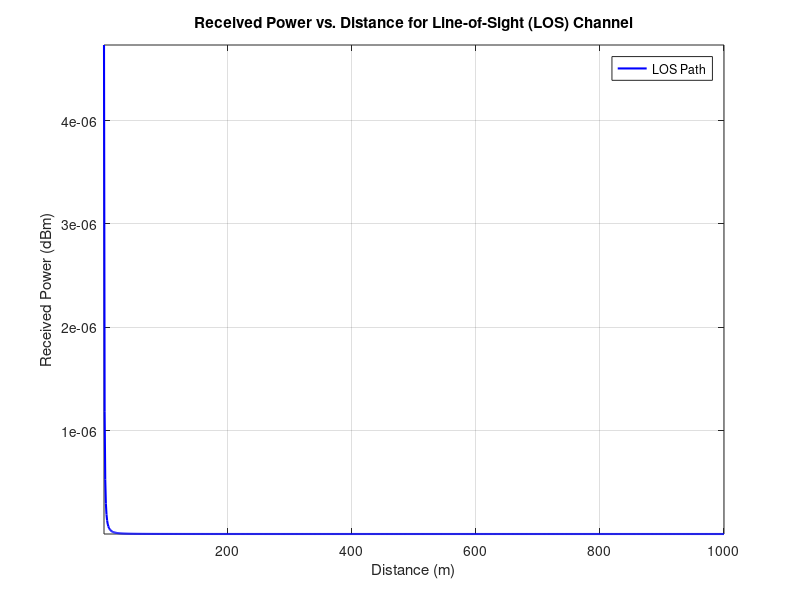

This figure's MATLAB source:
%% Step 1 - Theoretical preliminaries
clear; clc; close all;
fc = 5.9e9;         % Carrier frequency in Hz
c = 3e8;            % Speed of light in m/s
B_RF = 100e6;       % RF bandwidth in Hz
P_TX = 0.1;         % Transmit power in Watts
G_TX = 1.7;         % Transmit antenna gain
G_RX = 1.7;         % Receive antenna gain
eps_r = 1;          % Relative permittivity of the  buildgins
l_area = 5;         % length of the local areas in meters
lamda = c/fc;       % Wavelength in meters
Z_0 = 377;          % Impedance of free space in Ohms
he = lamda/pi;      % Transversal effective height in the horizontal plane (tetha=pi/2) in meters
beta = 2*pi*fc/c;   % Wave number in rad/m

%% Step 2 - LOS channel
d1 = 1:1:1000;      % Distance vector LOS channel
P_RX = P_TX * G_TX * G_RX .* (lamda ./ (4 * pi .* d1)).^2; % Friis' formula
P_RX_dBm = 10 * log10(P_RX / 1e-3);

% Plot the received power in dBm versus distance
figure;
plot(d1, P_RX, 'b-', 'LineWidth', 1.5);
grid on;
title('Received Power vs. Distance for Line-of-Sight (LOS) Channel');
xlabel('Distance (m)');
ylabel('Received Power (dBm)');
legend('LOS Path');
axis tight;